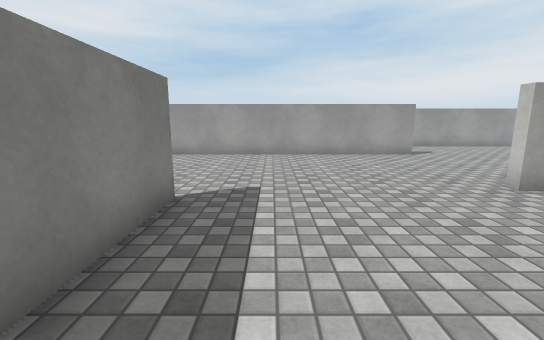
[1] (above)

24 first-person views from a walk through a Unity game level. The camera is 1.3 m above the floor, tilts 10° down and sees 90° across. The floor is counted in squares, 1 m on a side. Each view is taken from the middle of a square. On the plan, view 1 faces up. The plan holds only what a view shows up to about 13 squares ahead; the rest is blank. The place goes on beyond the plan. The player character is not drawn. Some animated figures are not drawn. Surface patterns are stand-ins for the level's own textures.

[2]
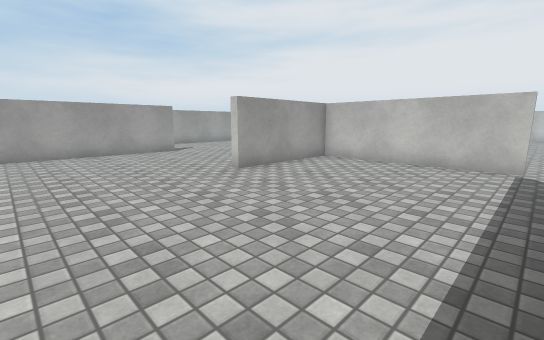

[3]
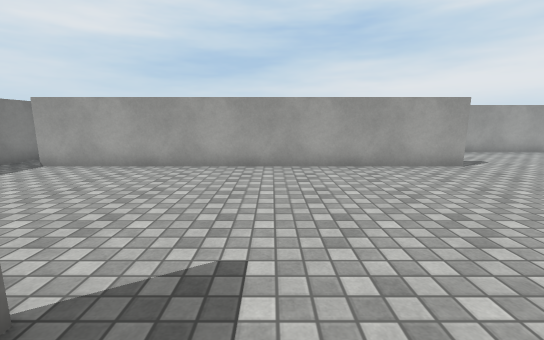

[4]
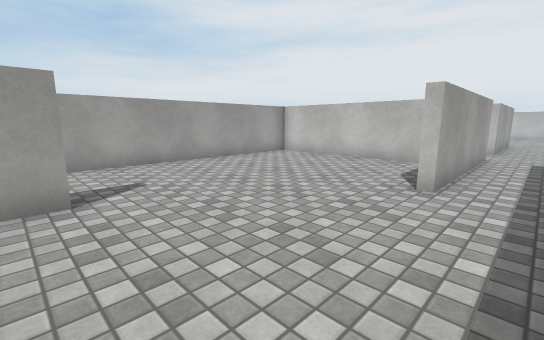

[5]
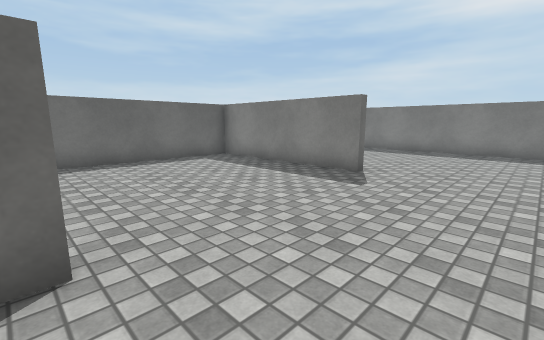

[6]
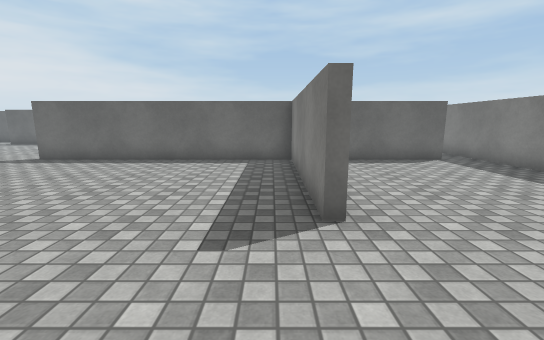

[7]
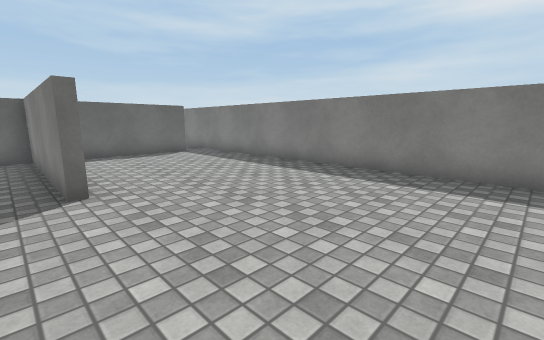

[8]
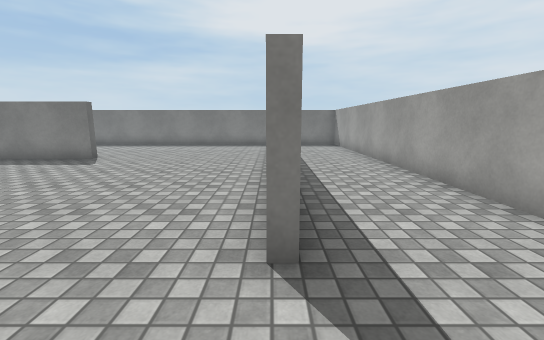

[9]
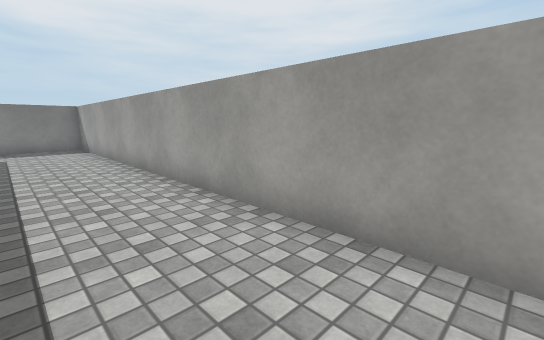

[10]
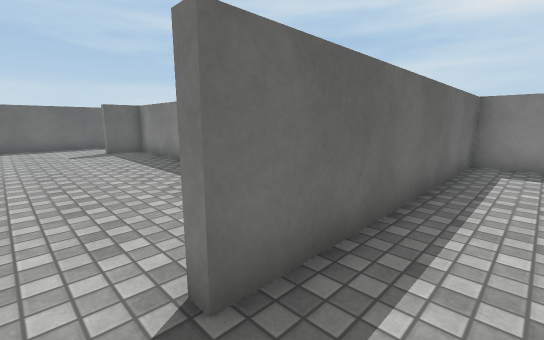

[11]
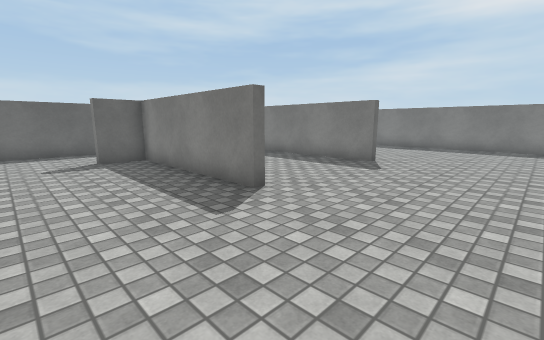

[12]
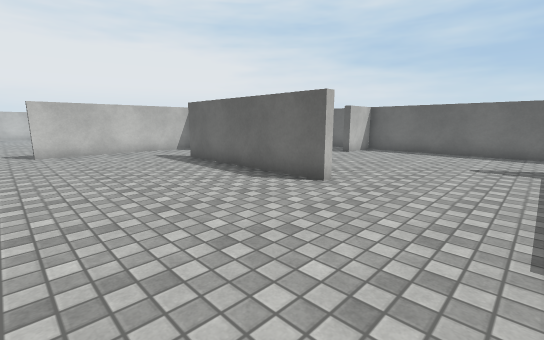

[13]
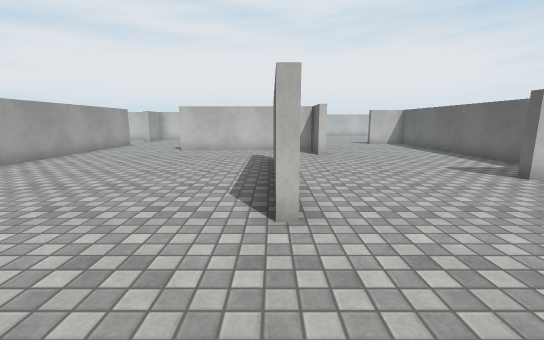

[14]
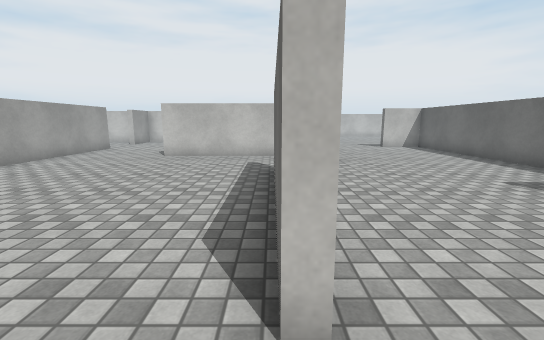

[15]
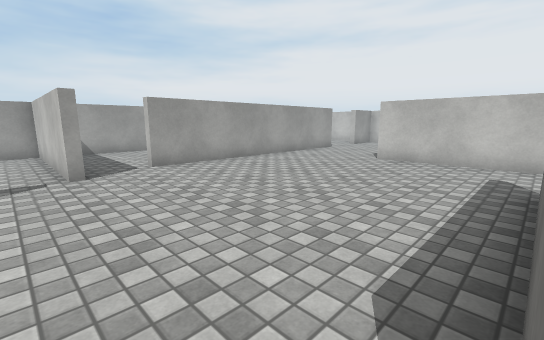

[16]
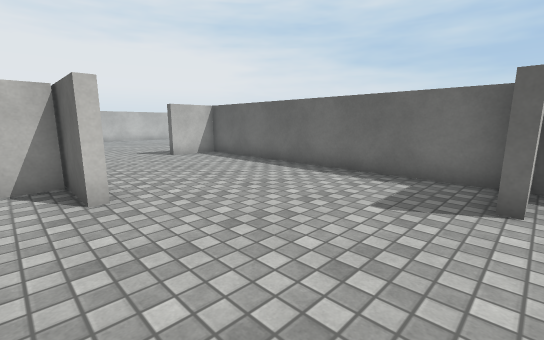

[17]
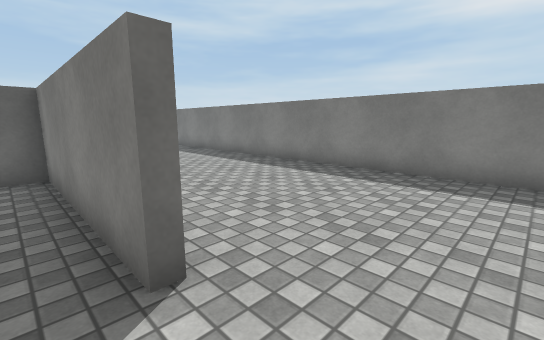

[18]
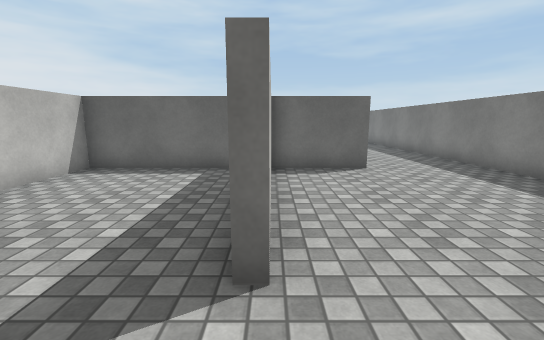

[19]
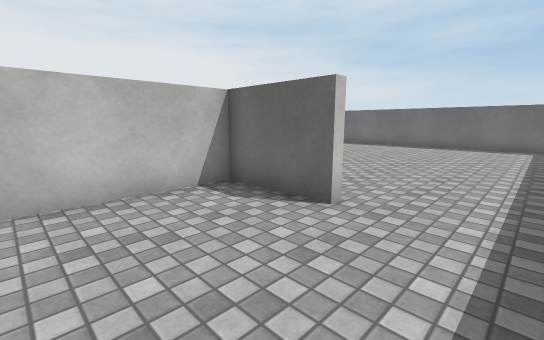

[20]
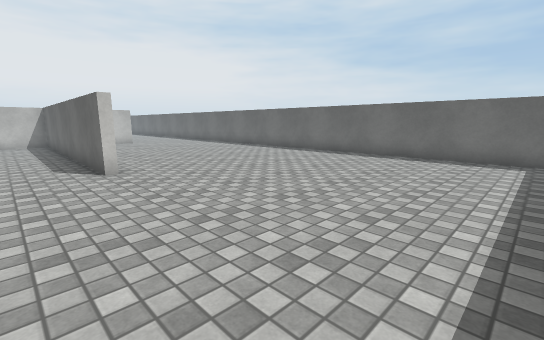

[21]
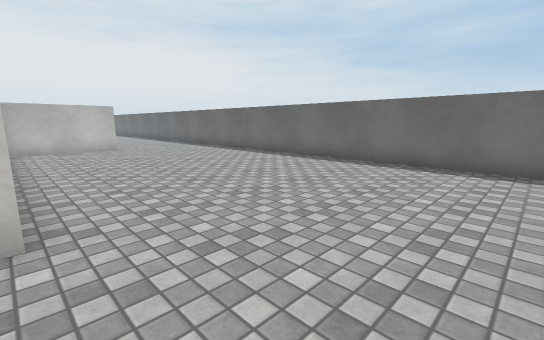

[22]
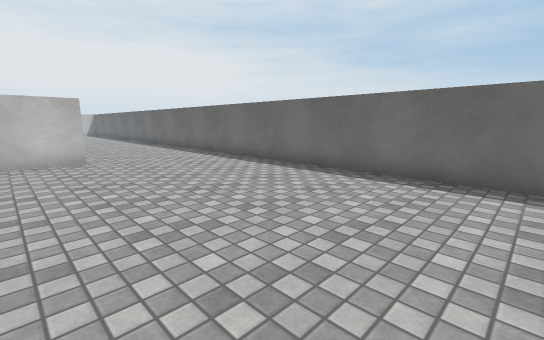

[23]
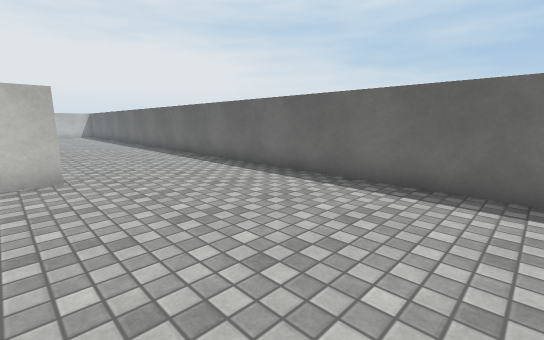

[24]
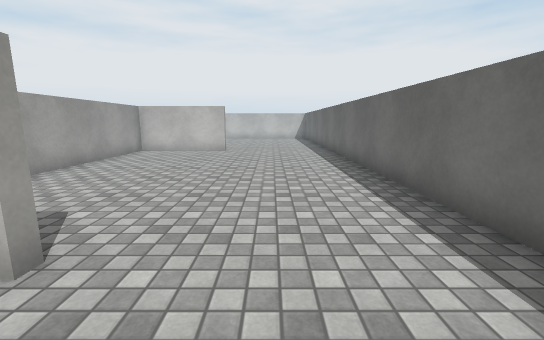

### Floor plan
Points are (right, up) in squares from view 1. A wall is a line through its corners. A room is listed if a view was taken in it or the views show most of it. See-through windows are left out.
Room 1 (views 1, 2, 3, 4, 5, 6, 7, 8, 9, 10)
walls: (4.6, 5.4) (5.1, 5.4); (-1.7, 4.6) (-1.7, -1.4) (7.2, -1.4); (5.7, 11.4) (5.7, 10.9) (-6.9, 10.9); (10.6, 7.3) (10.6, 7.8); (9, -0.7) (9, 5) (4.6, 5); (-7, -1.4) (-3, -1.4); (14.5, 8.8) (14.5, 14.7) (-8.2, 14.7) (-8.2, -2)
ways out: opening at (7.5, -0.5) to room 2; gap at (-7, -2) to room 2; opening at (11, 6); gap at (-7, 11)
Room 2 (views 11, 12, 13, 14, 15, 16, 17, 18, 19, 20, 21, 22, 23, 24)
walls: (11.5, -15.8) (21.4, -15.8) (21.4, -13.9); (8.4, -8.1) (14.5, -8.1); (3.5, -7) (3.5, -12.6) (5, -12.6); (11.1, -19.9) (11.1, -16.1); (0.5, -15.8) (11.1, -15.8) (11.1, -13.8); (15.9, -10.2) (15.9, -9.9) (18, -9.9); (17.5, -9.9) (17.5, -3.8); (-1.7, -6.9) (-1.7, -12.6) (3.2, -12.6) (3.2, -10); (9.4, -0.7) (9, -0.7); (-4.8, -12.6) (-2, -12.6) (-2, -7); (21.4, -19.9) (21.4, -16.1) (15.5, -16.1); (20.2, 0) (11, 0); (-7.1, -24.7) (22.1, -24.7); (-8.2, -2) (-8.2, -18.2)
ways out: opening at (7.5, -0.5) to room 1; gap at (-7, -2) to room 1; opening at (10.5, 0)

Positions as (right, up) in squares from view 1, and headings:
1: (0, 0), facing up
2: (0, -1), facing up-right
3: (0, 3), facing up
4: (5, 6), facing up-right
5: (5, 8), facing down-left
6: (-1, 8), facing down
7: (-1, 10), facing down-left
8: (8, 11), facing left
9: (7, 12), facing up-left
10: (8, 0), facing down-left
11: (7, -3), facing down-left
12: (5, -3), facing down-right
13: (5, -8), facing right
14: (7, -8), facing right
15: (8, -8), facing up-right
16: (11, -9), facing down-right
17: (-1, -5), facing down-left
18: (-2, -5), facing down
19: (-7, -9), facing down-right
20: (-7, -14), facing down-right
21: (-3, -16), facing down-right
22: (1, -18), facing down-right
23: (4, -19), facing down-right
24: (9, -22), facing right
